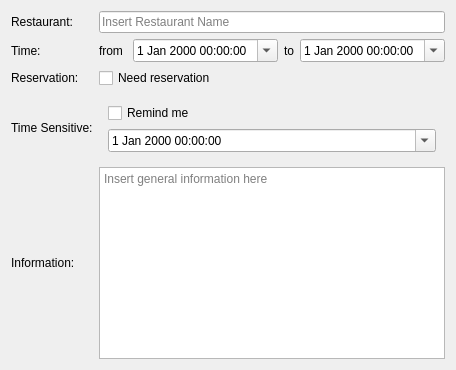
              <widget class="QWidget" name="eatEditWidget" native="true">
               <layout class="QGridLayout" name="gridLayout_8">
                <item row="2" column="1">
                 <layout class="QHBoxLayout" name="horizontalLayout_9">
                  <item>
                   <widget class="QLabel" name="label_42">
                    <property name="sizePolicy">
                     <sizepolicy hsizetype="Preferred" vsizetype="Preferred">
                      <horstretch>0</horstretch>
                      <verstretch>0</verstretch>
                     </sizepolicy>
                    </property>
                    <property name="text">
                     <string>from </string>
                    </property>
                   </widget>
                  </item>
                  <item>
                   <widget class="QDateTimeEdit" name="eatFromDateTimeEdit">
                    <property name="sizePolicy">
                     <sizepolicy hsizetype="Expanding" vsizetype="Fixed">
                      <horstretch>0</horstretch>
                      <verstretch>0</verstretch>
                     </sizepolicy>
                    </property>
                    <property name="calendarPopup">
                     <bool>true</bool>
                    </property>
                   </widget>
                  </item>
                  <item>
                   <widget class="QLabel" name="label_43">
                    <property name="sizePolicy">
                     <sizepolicy hsizetype="Minimum" vsizetype="Preferred">
                      <horstretch>0</horstretch>
                      <verstretch>0</verstretch>
                     </sizepolicy>
                    </property>
                    <property name="text">
                     <string>to</string>
                    </property>
                   </widget>
                  </item>
                  <item>
                   <widget class="QDateTimeEdit" name="eatToDateTimeEdit">
                    <property name="sizePolicy">
                     <sizepolicy hsizetype="Expanding" vsizetype="Fixed">
                      <horstretch>0</horstretch>
                      <verstretch>0</verstretch>
                     </sizepolicy>
                    </property>
                    <property name="calendarPopup">
                     <bool>true</bool>
                    </property>
                   </widget>
                  </item>
                 </layout>
                </item>
                <item row="4" column="0">
                 <widget class="QLabel" name="label_44">
                  <property name="text">
                   <string>Time Sensitive:</string>
                  </property>
                  <property name="alignment">
                   <set>Qt::AlignLeading|Qt::AlignLeft|Qt::AlignVCenter</set>
                  </property>
                 </widget>
                </item>
                <item row="4" column="1">
                 <widget class="QWidget" name="eatTimeSensitiveWidget" native="true">
                  <layout class="QVBoxLayout" name="verticalLayout_12">
                   <item>
                    <widget class="QCheckBox" name="eatTimeSensitiveCheckBox">
                     <property name="text">
                      <string>Remind me</string>
                     </property>
                    </widget>
                   </item>
                   <item>
                    <widget class="QDateTimeEdit" name="eatTimeSensitiveDateTimeEdit">
                     <property name="calendarPopup">
                      <bool>true</bool>
                     </property>
                    </widget>
                   </item>
                  </layout>
                 </widget>
                </item>
                <item row="2" column="0">
                 <widget class="QLabel" name="label_45">
                  <property name="text">
                   <string>Time:</string>
                  </property>
                 </widget>
                </item>
                <item row="6" column="0">
                 <widget class="QLabel" name="label_46">
                  <property name="text">
                   <string>Information:</string>
                  </property>
                  <property name="alignment">
                   <set>Qt::AlignLeading|Qt::AlignLeft|Qt::AlignVCenter</set>
                  </property>
                 </widget>
                </item>
                <item row="6" column="1">
                 <widget class="QTextEdit" name="eatInfoTextEdit">
                  <property name="sizePolicy">
                   <sizepolicy hsizetype="Preferred" vsizetype="Fixed">
                    <horstretch>0</horstretch>
                    <verstretch>0</verstretch>
                   </sizepolicy>
                  </property>
                  <property name="minimumSize">
                   <size>
                    <width>0</width>
                    <height>50</height>
                   </size>
                  </property>
                  <property name="placeholderText">
                   <string>Insert general information here</string>
                  </property>
                 </widget>
                </item>
                <item row="1" column="1">
                 <widget class="QLineEdit" name="eatNameLineEdit">
                  <property name="text">
                   <string/>
                  </property>
                  <property name="placeholderText">
                   <string>Insert Restaurant Name</string>
                  </property>
                 </widget>
                </item>
                <item row="1" column="0">
                 <widget class="QLabel" name="label_47">
                  <property name="text">
                   <string>Restaurant:</string>
                  </property>
                 </widget>
                </item>
                <item row="3" column="0">
                 <widget class="QLabel" name="label_48">
                  <property name="text">
                   <string>Reservation:</string>
                  </property>
                 </widget>
                </item>
                <item row="3" column="1">
                 <widget class="QCheckBox" name="eatReservationCheckBox">
                  <property name="text">
                   <string>Need reservation</string>
                  </property>
                 </widget>
                </item>
               </layout>
              </widget>
